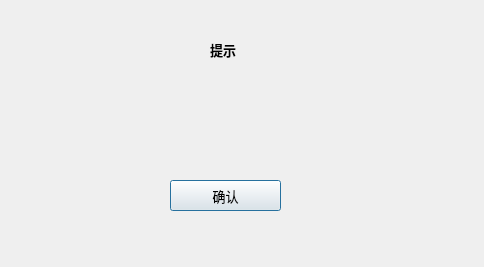
<?xml version="1.0" encoding="UTF-8"?>
<ui version="4.0">
 <class>Info_Dialog</class>
 <widget class="QDialog" name="Info_Dialog">
  <property name="geometry">
   <rect>
    <x>0</x>
    <y>0</y>
    <width>484</width>
    <height>267</height>
   </rect>
  </property>
  <property name="windowTitle">
   <string>Dialog</string>
  </property>
  <widget class="QWidget" name="widget" native="true">
   <property name="geometry">
    <rect>
     <x>40</x>
     <y>70</y>
     <width>371</width>
     <height>151</height>
    </rect>
   </property>
   <property name="font">
    <font>
     <family>Adobe Devanagari</family>
     <pointsize>8</pointsize>
    </font>
   </property>
   <widget class="QLabel" name="label">
    <property name="geometry">
     <rect>
      <x>10</x>
      <y>30</y>
      <width>351</width>
      <height>51</height>
     </rect>
    </property>
    <property name="font">
     <font>
      <family>Microsoft YaHei</family>
      <pointsize>14</pointsize>
      <weight>50</weight>
      <bold>false</bold>
     </font>
    </property>
    <property name="text">
     <string/>
    </property>
    <property name="alignment">
     <set>Qt::AlignCenter</set>
    </property>
   </widget>
   <widget class="QPushButton" name="pushButton">
    <property name="geometry">
     <rect>
      <x>130</x>
      <y>110</y>
      <width>111</width>
      <height>31</height>
     </rect>
    </property>
    <property name="font">
     <font>
      <family>Microsoft YaHei</family>
      <pointsize>10</pointsize>
      <weight>50</weight>
      <bold>false</bold>
     </font>
    </property>
    <property name="text">
     <string>确认</string>
    </property>
   </widget>
  </widget>
  <widget class="QWidget" name="widget_2" native="true">
   <property name="geometry">
    <rect>
     <x>40</x>
     <y>30</y>
     <width>371</width>
     <height>41</height>
    </rect>
   </property>
   <widget class="QLabel" name="label_2">
    <property name="geometry">
     <rect>
      <x>170</x>
      <y>10</y>
      <width>31</width>
      <height>20</height>
     </rect>
    </property>
    <property name="font">
     <font>
      <family>Microsoft YaHei</family>
      <pointsize>10</pointsize>
      <weight>75</weight>
      <bold>true</bold>
     </font>
    </property>
    <property name="text">
     <string>提示</string>
    </property>
   </widget>
  </widget>
 </widget>
 <resources/>
 <connections/>
</ui>
